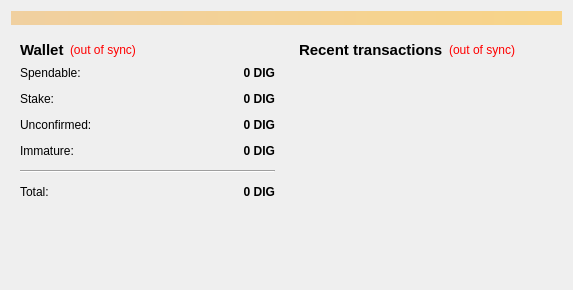
<?xml version="1.0" encoding="UTF-8"?>
<ui version="4.0">
 <class>OverviewPage</class>
 <widget class="QWidget" name="OverviewPage">
  <property name="geometry">
   <rect>
    <x>0</x>
    <y>0</y>
    <width>573</width>
    <height>290</height>
   </rect>
  </property>
  <property name="windowTitle">
   <string>Form</string>
  </property>
  <layout class="QVBoxLayout" name="topLayout">
   <item>
    <widget class="QLabel" name="labelAlerts">
     <property name="visible">
      <bool>false</bool>
     </property>
     <property name="styleSheet">
      <string notr="true">background-color: qlineargradient(x1: 0, y1: 0, x2: 1, y2: 0, stop:0 #F0D0A0, stop:1 #F8D488);  color:#000000
</string>
     </property>
     <property name="wordWrap">
      <bool>true</bool>
     </property>
     <property name="margin">
      <number>3</number>
     </property>
    </widget>
   </item>
   <item>
    <layout class="QHBoxLayout" name="horizontalLayout" stretch="1,1">
     <item>
      <layout class="QVBoxLayout" name="verticalLayout_2">
       <item>
        <widget class="QWidget" name="widget" native="true">
         <layout class="QVBoxLayout" name="verticalLayout_4">
          <item>
           <layout class="QHBoxLayout" name="horizontalLayout_4">
            <item>
             <widget class="QLabel" name="label_5">
              <property name="font">
               <font>
                <pointsize>11</pointsize>
                <weight>75</weight>
                <bold>true</bold>
               </font>
              </property>
              <property name="text">
               <string>Wallet</string>
              </property>
             </widget>
            </item>
            <item>
             <widget class="QLabel" name="labelWalletStatus">
              <property name="toolTip">
               <string>The displayed information may be out of date. Your wallet automatically synchronizes with the Excavate network after a connection is established, but this process has not completed yet.</string>
              </property>
              <property name="styleSheet">
               <string notr="true">QLabel { color: red; }</string>
              </property>
              <property name="text">
               <string notr="true">(out of sync)</string>
              </property>
              <property name="alignment">
               <set>Qt::AlignLeading|Qt::AlignLeft|Qt::AlignVCenter</set>
              </property>
             </widget>
            </item>
            <item>
             <spacer name="horizontalSpacer_2">
              <property name="orientation">
               <enum>Qt::Horizontal</enum>
              </property>
              <property name="sizeHint" stdset="0">
               <size>
                <width>40</width>
                <height>20</height>
               </size>
              </property>
             </spacer>
            </item>
           </layout>
          </item>
          <item>
           <layout class="QFormLayout" name="formLayout_2">
            <property name="fieldGrowthPolicy">
             <enum>QFormLayout::AllNonFixedFieldsGrow</enum>
            </property>
            <property name="horizontalSpacing">
             <number>12</number>
            </property>
            <property name="verticalSpacing">
             <number>12</number>
            </property>
            <item row="0" column="0">
             <widget class="QLabel" name="label">
              <property name="text">
               <string>Spendable:</string>
              </property>
             </widget>
            </item>
            <item row="0" column="1">
             <widget class="QLabel" name="labelBalance">
              <property name="font">
               <font>
                <weight>75</weight>
                <bold>true</bold>
               </font>
              </property>
              <property name="cursor">
               <cursorShape>IBeamCursor</cursorShape>
              </property>
              <property name="toolTip">
               <string>Your current spendable balance</string>
              </property>
              <property name="text">
               <string notr="true">0 DIG</string>
              </property>
              <property name="alignment">
               <set>Qt::AlignRight|Qt::AlignTrailing|Qt::AlignVCenter</set>
              </property>
              <property name="textInteractionFlags">
               <set>Qt::LinksAccessibleByMouse|Qt::TextSelectableByKeyboard|Qt::TextSelectableByMouse</set>
              </property>
             </widget>
            </item>
            <item row="1" column="0">
             <widget class="QLabel" name="label_6">
              <property name="text">
               <string>Stake:</string>
              </property>
             </widget>
            </item>
            <item row="1" column="1">
             <widget class="QLabel" name="labelStake">
              <property name="font">
               <font>
                <weight>75</weight>
                <bold>true</bold>
               </font>
              </property>
              <property name="cursor">
               <cursorShape>IBeamCursor</cursorShape>
              </property>
              <property name="toolTip">
               <string>Total of coins that was staked, and do not yet count toward the current balance</string>
              </property>
              <property name="text">
               <string notr="true">0 DIG</string>
              </property>
              <property name="alignment">
               <set>Qt::AlignRight|Qt::AlignTrailing|Qt::AlignVCenter</set>
              </property>
              <property name="textInteractionFlags">
               <set>Qt::LinksAccessibleByMouse|Qt::TextSelectableByKeyboard|Qt::TextSelectableByMouse</set>
              </property>
             </widget>
            </item>
            <item row="2" column="0">
             <widget class="QLabel" name="label_3">
              <property name="text">
               <string>Unconfirmed:</string>
              </property>
             </widget>
            </item>
            <item row="2" column="1">
             <widget class="QLabel" name="labelUnconfirmed">
              <property name="font">
               <font>
                <weight>75</weight>
                <bold>true</bold>
               </font>
              </property>
              <property name="cursor">
               <cursorShape>IBeamCursor</cursorShape>
              </property>
              <property name="toolTip">
               <string>Total of transactions that have yet to be confirmed, and do not yet count toward the current balance</string>
              </property>
              <property name="text">
               <string notr="true">0 DIG</string>
              </property>
              <property name="alignment">
               <set>Qt::AlignRight|Qt::AlignTrailing|Qt::AlignVCenter</set>
              </property>
              <property name="textInteractionFlags">
               <set>Qt::LinksAccessibleByMouse|Qt::TextSelectableByKeyboard|Qt::TextSelectableByMouse</set>
              </property>
             </widget>
            </item>
            <item row="3" column="0">
             <widget class="QLabel" name="labelImmatureText">
              <property name="text">
               <string>Immature:</string>
              </property>
             </widget>
            </item>
            <item row="3" column="1">
             <widget class="QLabel" name="labelImmature">
              <property name="font">
               <font>
                <weight>75</weight>
                <bold>true</bold>
               </font>
              </property>
              <property name="toolTip">
               <string>Mined balance that has not yet matured</string>
              </property>
              <property name="text">
               <string notr="true">0 DIG</string>
              </property>
              <property name="alignment">
               <set>Qt::AlignRight|Qt::AlignTrailing|Qt::AlignVCenter</set>
              </property>
              <property name="textInteractionFlags">
               <set>Qt::LinksAccessibleByMouse|Qt::TextSelectableByKeyboard|Qt::TextSelectableByMouse</set>
              </property>
             </widget>
            </item>
            <item row="4" column="0" colspan="2">
             <widget class="Line" name="line">
              <property name="orientation">
               <enum>Qt::Horizontal</enum>
              </property>
             </widget>
            </item>
            <item row="5" column="0">
             <widget class="QLabel" name="labelTotalText">
              <property name="text">
               <string>Total:</string>
              </property>
             </widget>
            </item>
            <item row="5" column="1">
             <widget class="QLabel" name="labelTotal">
              <property name="font">
               <font>
                <weight>75</weight>
                <bold>true</bold>
               </font>
              </property>
              <property name="cursor">
               <cursorShape>IBeamCursor</cursorShape>
              </property>
              <property name="toolTip">
               <string>Your current total balance</string>
              </property>
              <property name="text">
               <string notr="true">0 DIG</string>
              </property>
              <property name="alignment">
               <set>Qt::AlignRight|Qt::AlignTrailing|Qt::AlignVCenter</set>
              </property>
              <property name="textInteractionFlags">
               <set>Qt::LinksAccessibleByMouse|Qt::TextSelectableByKeyboard|Qt::TextSelectableByMouse</set>
              </property>
             </widget>
            </item>
           </layout>
          </item>
         </layout>
        </widget>
       </item>
       <item>
        <spacer name="verticalSpacer">
         <property name="orientation">
          <enum>Qt::Vertical</enum>
         </property>
         <property name="sizeHint" stdset="0">
          <size>
           <width>20</width>
           <height>40</height>
          </size>
         </property>
        </spacer>
       </item>
      </layout>
     </item>
     <item>
      <layout class="QVBoxLayout" name="verticalLayout_3">
       <item>
        <widget class="QWidget" name="widget_2" native="true">
         <layout class="QVBoxLayout" name="verticalLayout">
          <item>
           <layout class="QHBoxLayout" name="horizontalLayout_2">
            <item>
             <widget class="QLabel" name="label_4">
              <property name="font">
               <font>
                <pointsize>11</pointsize>
                <weight>75</weight>
                <bold>true</bold>
               </font>
              </property>
              <property name="text">
               <string>&lt;b&gt;Recent transactions&lt;/b&gt;</string>
              </property>
             </widget>
            </item>
            <item>
             <widget class="QLabel" name="labelTransactionsStatus">
              <property name="toolTip">
               <string>The displayed information may be out of date. Your wallet automatically synchronizes with the Excavate network after a connection is established, but this process has not completed yet.</string>
              </property>
              <property name="styleSheet">
               <string notr="true">QLabel { color: red; }</string>
              </property>
              <property name="text">
               <string notr="true">(out of sync)</string>
              </property>
              <property name="alignment">
               <set>Qt::AlignRight|Qt::AlignTrailing|Qt::AlignVCenter</set>
              </property>
             </widget>
            </item>
            <item>
             <spacer name="horizontalSpacer">
              <property name="orientation">
               <enum>Qt::Horizontal</enum>
              </property>
              <property name="sizeHint" stdset="0">
               <size>
                <width>40</width>
                <height>20</height>
               </size>
              </property>
             </spacer>
            </item>
           </layout>
          </item>
          <item>
           <widget class="QListView" name="listTransactions">
            <property name="styleSheet">
             <string notr="true">QListView { background: transparent; }</string>
            </property>
            <property name="frameShape">
             <enum>QFrame::NoFrame</enum>
            </property>
            <property name="verticalScrollBarPolicy">
             <enum>Qt::ScrollBarAlwaysOff</enum>
            </property>
            <property name="horizontalScrollBarPolicy">
             <enum>Qt::ScrollBarAlwaysOff</enum>
            </property>
            <property name="selectionMode">
             <enum>QAbstractItemView::NoSelection</enum>
            </property>
           </widget>
          </item>
         </layout>
        </widget>
       </item>
      </layout>
     </item>
    </layout>
   </item>
  </layout>
 </widget>
 <resources/>
 <connections/>
</ui>
